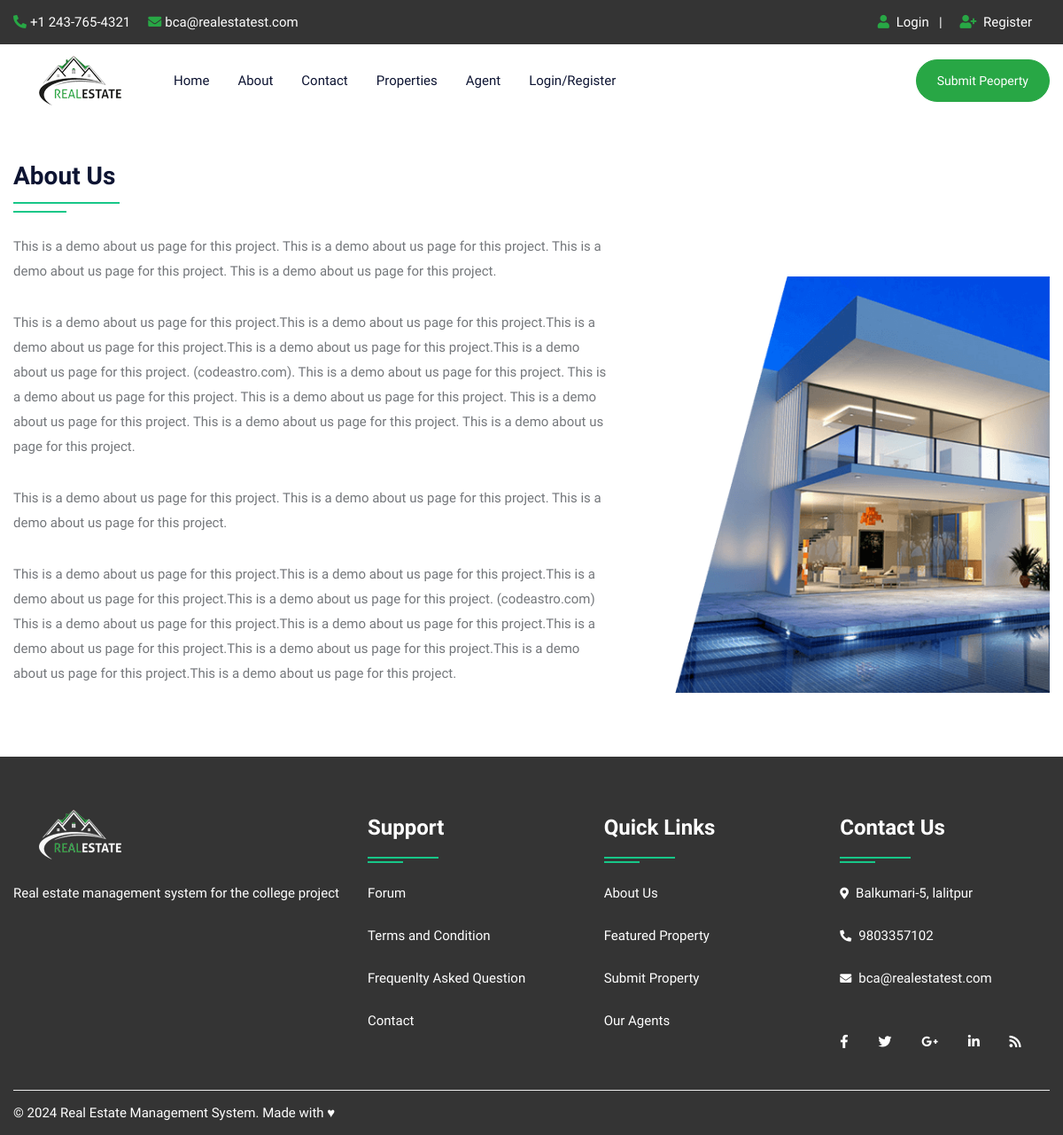
The page /about.php on the database as committed earlier.
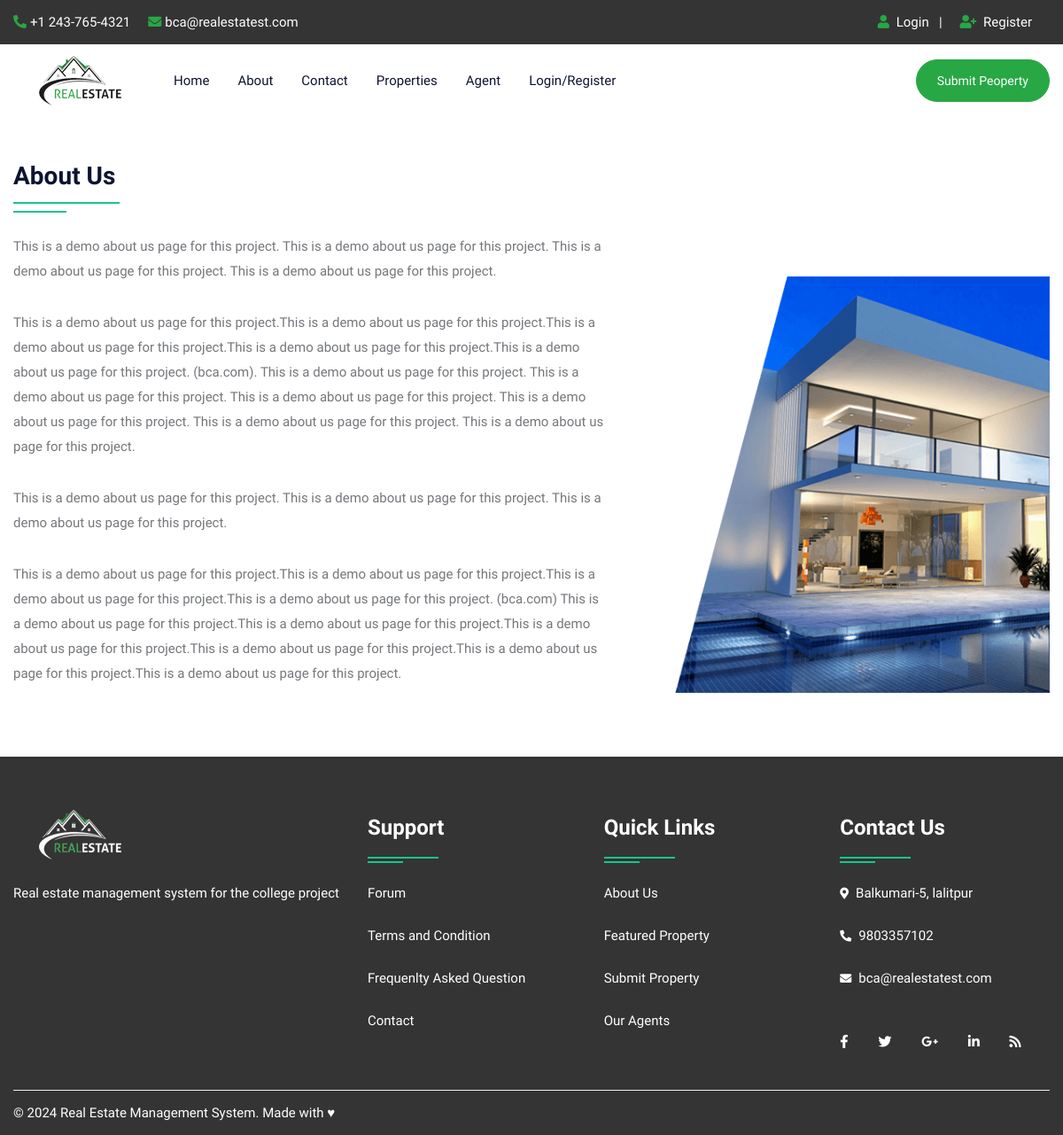
The same page on the database as committed later.
### tables this page shows
CREATE TABLE `about` (
  `id` int(10) NOT NULL,
  `title` varchar(100) NOT NULL,
  `content` longtext NOT NULL,
  `image` varchar(300) NOT NULL
);

### about.php (the view, shortened to what this page needs)
<!DOCTYPE html>
<html lang="en">
<head>
    <link rel="stylesheet" type="text/css" href="css/bootstrap.min.css">
    <link rel="stylesheet" type="text/css" href="css/bootstrap-slider.css">
    <link rel="stylesheet" type="text/css" href="css/jquery-ui.css">
    <link rel="stylesheet" type="text/css" href="css/layerslider.css">
    <link rel="stylesheet" type="text/css" href="css/color.css" id="color-change">
    <link rel="stylesheet" type="text/css" href="css/owl.carousel.min.css">
    <link rel="stylesheet" type="text/css" href="css/font-awesome.min.css">
    <link rel="stylesheet" type="text/css" href="fonts/flaticon/flaticon.css">
    <link rel="stylesheet" type="text/css" href="css/style.css">
</head>
<body>
    <div id="page-wrapper">
        <div class="row">
            <?php include("include/header.php"); ?>
            <div class="full-row">
                <div class="container">
                    <?php
                    $query = mysqli_query($con, "SELECT * FROM about");
                    while ($row = mysqli_fetch_array($query)) {
                    ?>
                        <div class="row">
                            <div class="col-md-12 col-lg-12">
                                <h3 class="double-down-line-left text-secondary position-relative pb-4 mb-4"><?php echo $row['1']; ?></h3>
                            </div>
                        </div>
                        <div class="row about-company">
                            <div class="col-md-12 col-lg-7">
                                <div class="about-content">
                                    <?php echo $row['2']; ?>
                                </div>
                            </div>
                            <div class="col-md-12 col-lg-5 mt-5">
                                <div class="about-img"> <img src="admin/upload/<?php echo $row['3']; ?>" alt="about image"> </div>
                            </div>
                        </div>
                    <?php } ?>
                </div>
            </div>
            <?php include("include/footer.php"); ?>
        </div>
    </div>
</body>
</html>

### include/header.php (shortened to what this page needs)
<header id="header" class="transparent-header-modern fixed-header-bg-white w-100">
    <div class="top-header bg-secondary">
        <div class="container">
            <div class="row">
                <div class="col-md-8">
                    <ul class="top-contact list-text-white  d-table">
                        <li><a href="#"><i class="fas fa-phone-alt text-success mr-1"></i>+1 243-765-4321</a></li>
                        <li><a href="#"><i class="fas fa-envelope text-success mr-1"></i>bca@realestatest.com</a></li>
                    </ul>
                </div>
                <div class="col-md-4">
                    <div class="top-contact float-right">
                        <ul class="list-text-white d-table">
                            <li><i class="fas fa-user text-success mr-1"></i>
                                <?php if (isset($_SESSION['uemail'])) { ?>
                                    <a href="logout.php">Logout</a>&nbsp;&nbsp;<?php } else { ?>
                                    <a href="login.php">Login</a>&nbsp;&nbsp;
                                    |
                            </li>
                            <li><i class="fas fa-user-plus text-success mr-1"></i><a href="register.php"> Register</li><?php } ?>
                        </ul>
                    </div>
                </div>
            </div>
        </div>
    </div>
    <div class="main-nav secondary-nav hover-success-nav py-2">
        <div class="container">
            <div class="row">
                <div class="col-lg-12">
                    <nav class="navbar navbar-expand-lg navbar-light p-0"> <a class="navbar-brand position-relative" href="index.php"><img class="nav-logo" src="images/logo/restatelg.png" alt=""></a>
                        <div class="collapse navbar-collapse" id="navbarSupportedContent">
                            <ul class="navbar-nav mr-auto">
                                <li class="nav-item dropdown"> <a class="nav-link" href="index.php" role="button" aria-haspopup="true" aria-expanded="false">Home</a></li>
                                <li class="nav-item"> <a class="nav-link" href="about.php">About</a> </li>
                                <li class="nav-item"> <a class="nav-link" href="contact.php">Contact</a> </li>
                                <li class="nav-item"> <a class="nav-link" href="property.php">Properties</a> </li>
                                <li class="nav-item"> <a class="nav-link" href="agent.php">Agent</a> </li>
                                <?php if (isset($_SESSION['uemail'])) { ?>
                                    <li class="nav-item dropdown">
                                        <a class="nav-link dropdown-toggle" href="#" role="button" data-toggle="dropdown" aria-haspopup="true" aria-expanded="false">My Account</a>
                                        <ul class="dropdown-menu">
                                            <li class="nav-item"> <a class="nav-link" href="profile.php">Profile</a> </li>
                                            <li class="nav-item"> <a class="nav-link" href="feature.php">Your Property</a> </li>
                                            <li class="nav-item"> <a class="nav-link" href="logout.php">Logout</a> </li>
                                        </ul>
                                    </li>
                                <?php } else { ?>
                                    <li class="nav-item"> <a class="nav-link" href="login.php">Login/Register</a> </li>
                                <?php } ?>
                            </ul>
                            <a class="btn btn-success d-none d-xl-block" style="border-radius:30px;" href="submitproperty.php">Submit Peoperty</a>
                        </div>
                    </nav>
                </div>
            </div>
        </div>
    </div>
</header>

### include/footer.php (shortened to what this page needs)
<footer class="full-row bg-secondary p-0">
            <div class="container">
                <div  class="row">
                    <div class="col-lg-12">
                        <div class="divider py-40">
                            <div class="row">
                                <div class="col-md-12 col-lg-4">
                                    <div class="footer-widget mb-4">
                                        <div class="footer-logo mb-4"> <a href="#"><img class="logo-bottom" src="images/logo/restatelg_white.png" alt="image"></a> </div>
                                        <p class="pb-20 text-white">Real estate management system for the college project</p>
                                        </div>
                                </div>
                                <div class="col-md-12 col-lg-8">
                                    <div class="row">
                                        <div class="col-md-4 col-lg-4">
                                            <div class="footer-widget footer-nav mb-4">
                                                <h4 class="widget-title text-white double-down-line-left position-relative">Support</h4>
                                                <ul class="hover-text-primary">
                                                    <li><a href="#" class="text-white">Forum</a></li>
                                                    <li><a href="#" class="text-white">Terms and Condition</a></li>
                                                    <li><a href="#" class="text-white">Frequenlty Asked Question</a></li>
                                                    <li><a href="contact.php" class="text-white">Contact</a></li>
                                                </ul>
                                            </div>
                                        </div>
                                        <div class="col-md-4 col-lg-4">
                                            <div class="footer-widget footer-nav mb-4">
                                                <h4 class="widget-title text-white double-down-line-left position-relative">Quick Links</h4>
                                                <ul class="hover-text-primary">
                                                    <li><a href="about.php" class="text-white">About Us</a></li>
                                                    <li><a href="#" class="text-white">Featured Property</a></li>
                                                    <li><a href="#" class="text-white">Submit Property</a></li>
                                                    <li><a href="agent.php" class="text-white">Our Agents</a></li>
                                                </ul>
                                            </div>
                                        </div>
                                        <div class="col-md-4 col-lg-4">
                                            <div class="footer-widget">
                                                <h4 class="widget-title text-white double-down-line-left position-relative">Contact Us</h4>
                                                <ul class="text-white">
                                                    <li class="hover-text-primary"><i class="fas fa-map-marker-alt text-white mr-2 font-13 mt-1"></i>Balkumari-5, lalitpur</li>
													<li class="hover-text-primary"> <i class="fas fa-phone-alt text-white mr-2 font-13 mt-1"></i>9803357102</li>
                                                    <li class="hover-text-primary"><i class="fas fa-envelope text-white mr-2 font-13 mt-1"></i>bca@realestatest.com</li>
                                                </ul>
                                            </div>
                                            <div class="footer-widget media-widget mt-4 text-white hover-text-primary"> <a href="#"><i class="fab fa-facebook-f"></i></a> <a href="#"><i class="fab fa-twitter"></i></a> <a href="#"><i class="fab fa-google-plus-g"></i></a> <a href="#"><i class="fab fa-linkedin-in"></i></a> <a href="#"><i class="fas fa-rss"></i></a> </div>
                                        </div>
                                    </div>
                                </div>
                            </div>
                        </div>
                    </div>
                </div>
                <div class="row copyright">
                    <div class="col-sm-6"> <span class="text-white">© <?php echo date('Y');?> Real Estate Management System. Made with &hearts;</span> </div>
                    <div class="col-sm-6">
                    </div>
                </div>
            </div>
        </footer>

### css/color.css (style rules this page uses)
:root { --theme-ordinary-color: #74777b; }
:root { --theme-primary-color: #17c788; }
:root { --theme-secondary-color: #0d1432; }
:root { --theme-white-color: #fff; }
:root { --theme-light-color: #f8f8f8; }
:root { --theme-gray-color: #f5f5f5; }
:root { --theme-footer-color: #091b4b; }
:root { --theme-dark-color: #091b4b; }
:root { --text-light-color: #a3a7af; }
:root { --theme-primary-opacity-color: rgba(11, 191, 141, .8); }
:root { --theme-secondary-opacity-color: rgba(13, 20, 50, 0.7); }
:root { --theme-white-opacity-color: rgba(255, 255, 255, 0.3); }
:root { --theme-dark-opacity-color: rgba(0, 0, 0, 0.5); }
:root { --theme-ordinary-font: 'Muli', sans-serif; }
:root { --theme-highlight-font: 'Comfortaa', cursive; }

Rows that differ between the two databases and show on the page:
changed about "About Us": content "…page for this project. (codeastro.com). This is a demo about us page for this project. This is a demo about us page for this project. This is a demo about us page for this project. This is a demo about us page for this project. This is a demo about us page for this project. This is a demo about us page for this project. This is a demo about us page for this project. This is a demo about us page for this project. This is a demo about us page for this project. This is a demo about us page for this project.This is a demo about us page for this project.This is a demo about us page for this project.This is a demo about us page for this project. (codeastro.com) This is a demo…" → "…page for this project. (bca.com). This is a demo about us page for this project. This is a demo about us page for this project. This is a demo about us page for this project. This is a demo about us page for this project. This is a demo about us page for this project. This is a demo about us page for this project. This is a demo about us page for this project. This is a demo about us page for this project. This is a demo about us page for this project. This is a demo about us page for this project.This is a demo about us page for this project.This is a demo about us page for this project.This is a demo about us page for this project. (bca.com) This is a demo…"
